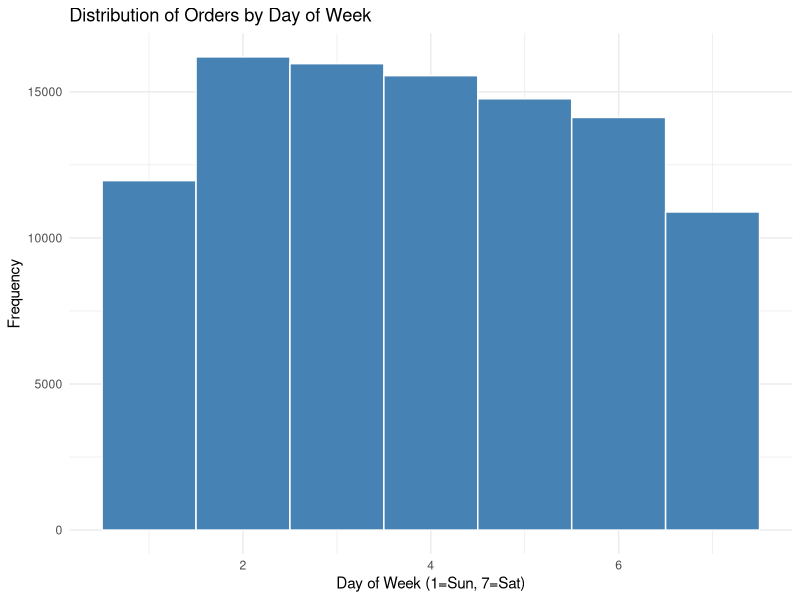

This chart was generated by the following R code: (Note: this script raises an error after producing the figure.)
library(ggplot2)

df <- read.csv("day_of_week_for_orders.csv")

ggplot(df, aes(x = X2)) +
  geom_histogram(binwidth = 1, fill = "steelblue", color = "white") +
  labs(title = "Distribution of Orders by Day of Week", x = "Day of Week (1=Sun, 7=Sat)", y = "Frequency") +
  theme_minimal()


data <- read.csv("hour_of_day_orders.csv")

hist(data$X2,
     breaks = 23,
     main   = "Distribution of Orders by Hour of Day",
     xlab   = "Hour of Day (0 = Midnight, 23 = 11PM)",
     ylab   = "Frequency",
     col    = "steelblue",
     border = "white",
     xaxt   = "n")

axis(1, at = 0:23, labels = 0:23)
